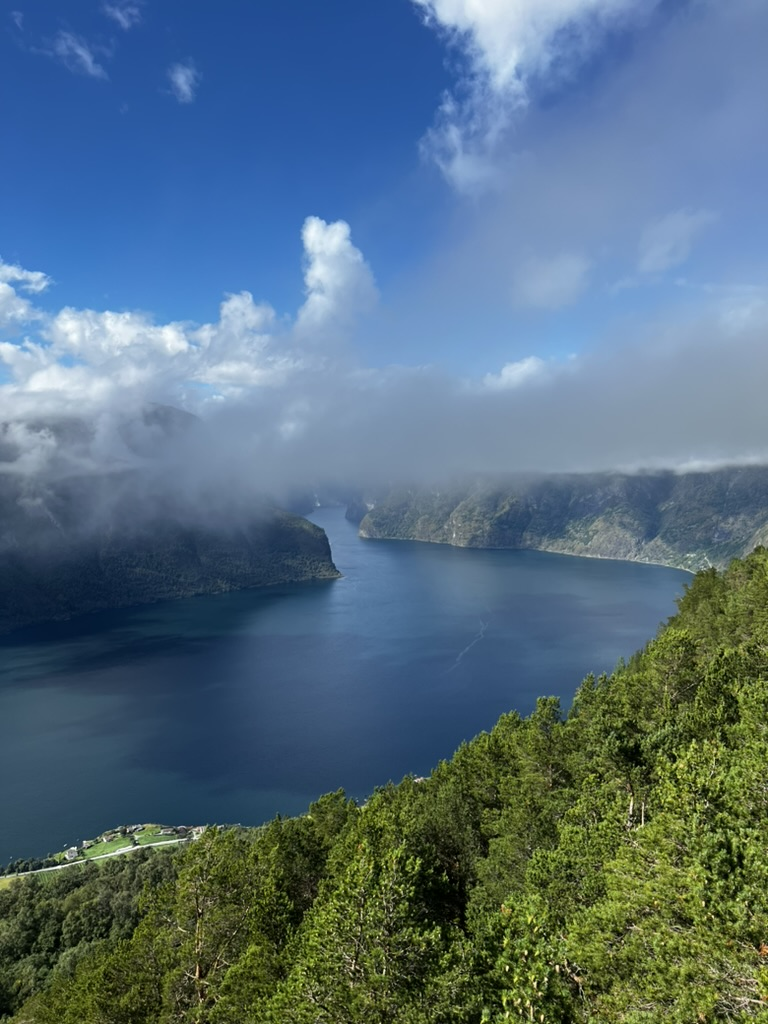
#> input picture benchmarking/image_set/landscape1.jpeg, 768 x 1024 px
$ python -i extractors.py   (imports and definitions only)   (older library calls are emulated)
#> lines starting #> are read from the running program, lines starting #| are printed output that depends on the picture
import cv2
import numpy as np
from typing import Any, Optional
from numpy.typing import NDArray
import os
import urllib.request
from loguru import logger


# [10 lines left out: function extract_canny, not called in this run]


def extract_sobel(gray_img: NDArray[Any], ksize: int = 3) -> NDArray[Any]:
    """Compute gradient magnitude using Sobel filters."""
    logger.debug("extract_sobel called with ksize={}", ksize)
    gx = cv2.Sobel(gray_img, cv2.CV_32F, 1, 0, ksize=ksize)
    gy = cv2.Sobel(gray_img, cv2.CV_32F, 0, 1, ksize=ksize)
    grad = np.sqrt(gx**2 + gy**2)
    sobel = cv2.normalize(grad, None, 0, 255, cv2.NORM_MINMAX).astype(np.uint8)  # type: ignore[call-overload]
    logger.debug("Sobel edges computed: shape={}, dtype={}", sobel.shape, sobel.dtype)
    return sobel


# [51 lines left out: functions extract_laplacian, extract_piotr, not called in this run]

>>> import cv2
>>> picture = cv2.imread('../../../../benchmarking/image_set/landscape1.jpeg', cv2.IMREAD_GRAYSCALE)
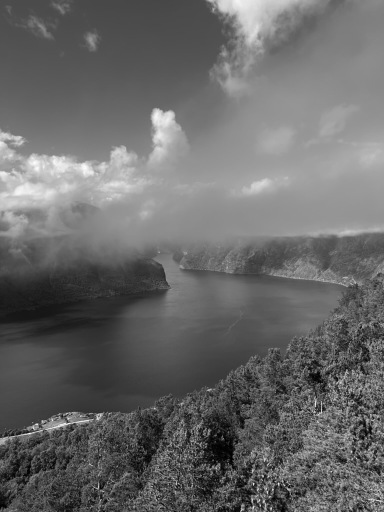
#> picture: shape (1024, 768) (shown at 1/2 size); min 0, max 255, mean 104.4
>>> result = extract_sobel(picture)
#> in extract_sobel, `gx = cv2.Sobel(gray_img, cv2.CV_32F, 1, 0, ksize=ksize)`:
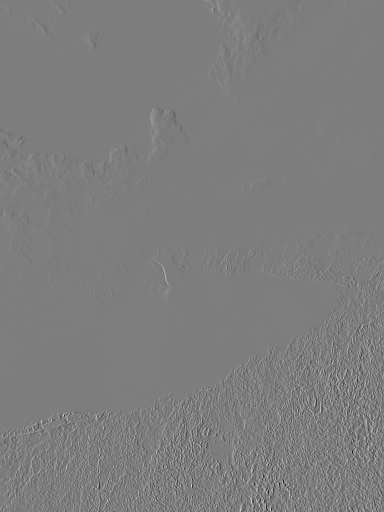
#> gx: shape (1024, 768) float32 (shown at 1/2 size); min -827, max 850, mean 0.3; drawn with min black and max white
#> in extract_sobel, `gy = cv2.Sobel(gray_img, cv2.CV_32F, 0, 1, ksize=ksize)`:
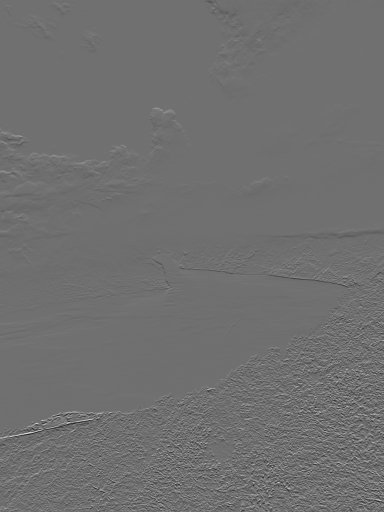
#> gy: shape (1024, 768) float32 (shown at 1/2 size); min -719, max 917, mean -0.3; drawn with min black and max white
#> in extract_sobel, `grad = np.sqrt(gx**2 + gy**2)`:
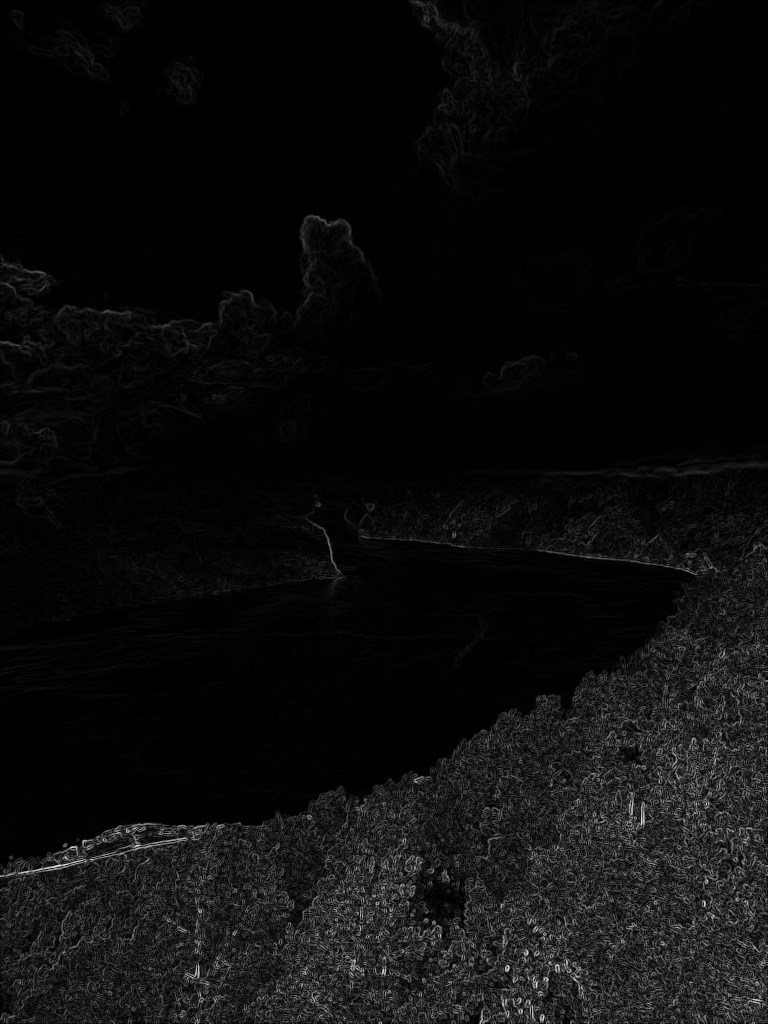
#> grad: shape (1024, 768) float32; min 0, max 946.6, mean 47.7; drawn with min black and max white

$ run again, on benchmarking/image_set/landscape2.jpeg
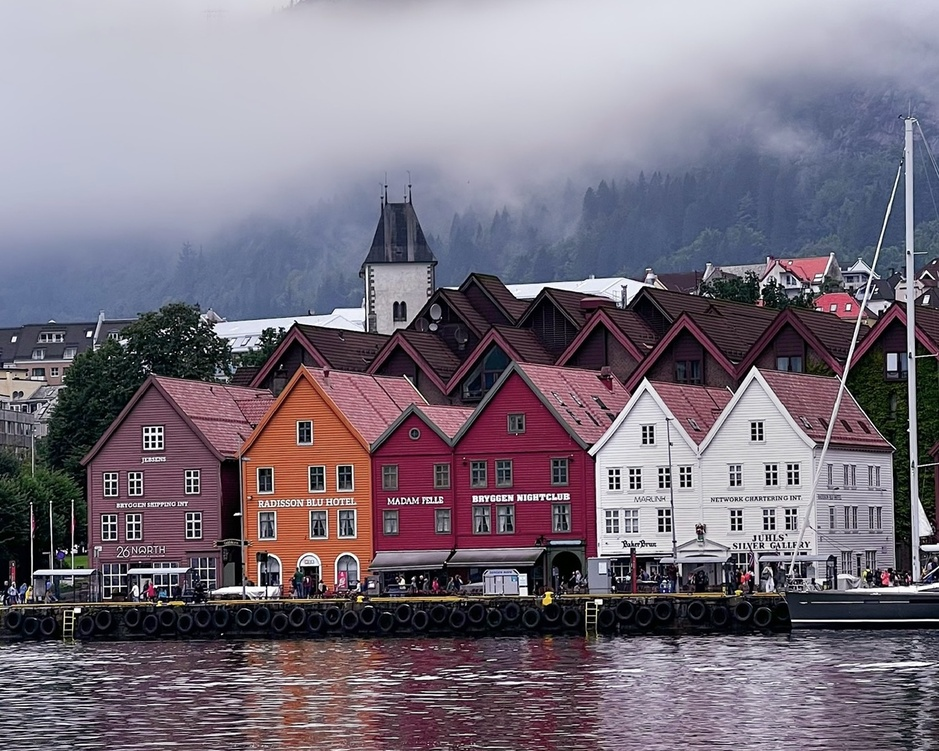
#> input picture benchmarking/image_set/landscape2.jpeg, 939 x 751 px, shrunk from 1363 x 1090 before the run
#> in extract_sobel, `gy = cv2.Sobel(gray_img, cv2.CV_32F, 0, 1, ksize=ksize)`:
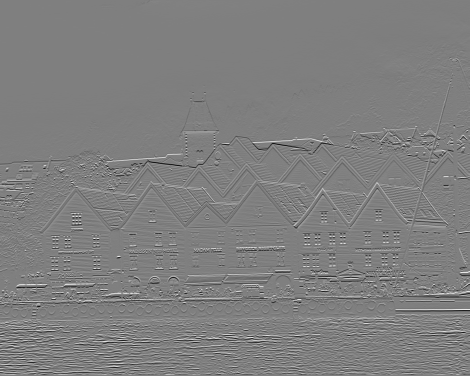
#> gy: shape (751, 939) float32 (shown at 1/2 size); min -1020, max 1020, mean -1.1; drawn with min black and max white
#> in extract_sobel, `grad = np.sqrt(gx**2 + gy**2)`:
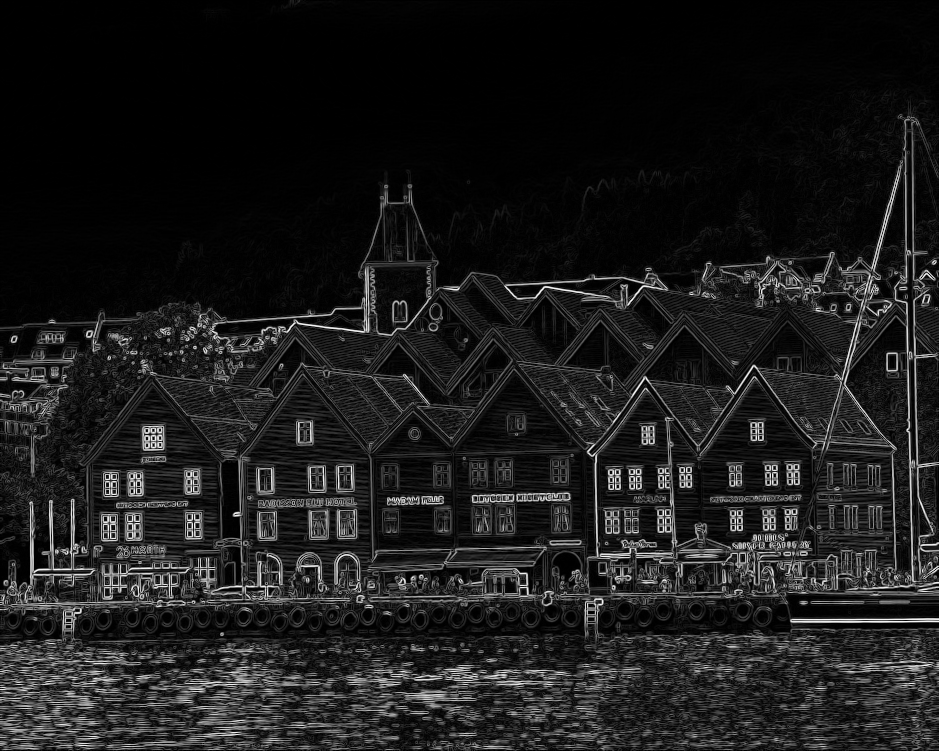
#> grad: shape (751, 939) float32; min 0, max 1053.7, mean 116.7; drawn with min black and max white

$ run again, on benchmarking/image_set/landscape3.jpeg
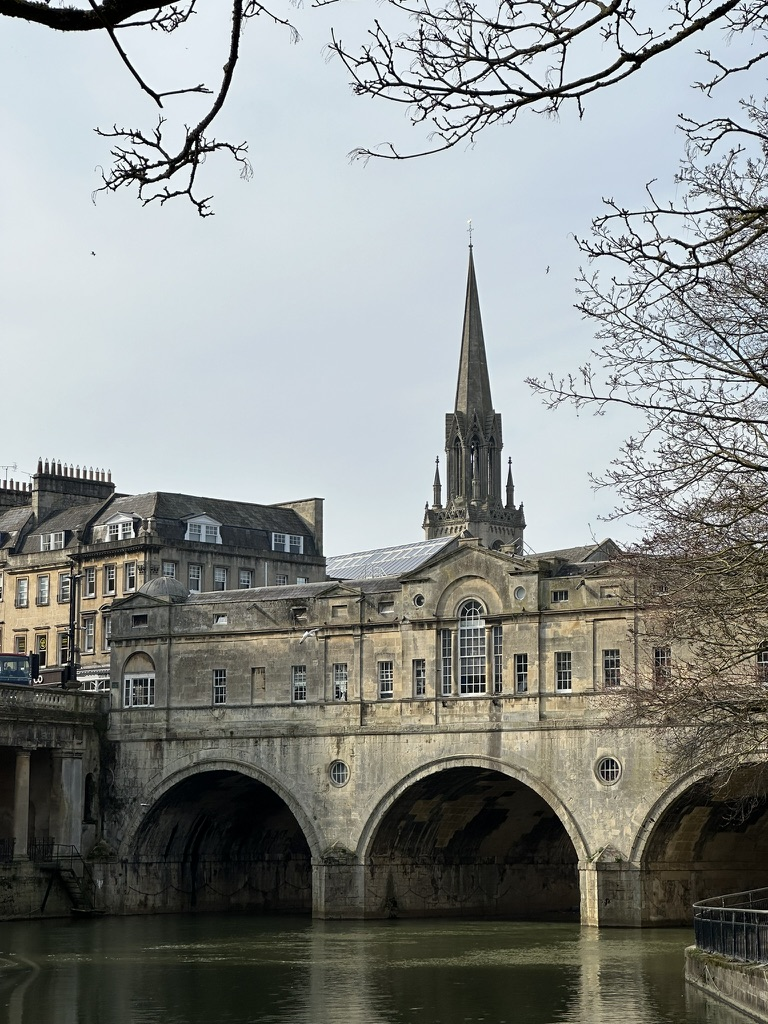
#> input picture benchmarking/image_set/landscape3.jpeg, 768 x 1024 px
#> in extract_sobel, `gy = cv2.Sobel(gray_img, cv2.CV_32F, 0, 1, ksize=ksize)`:
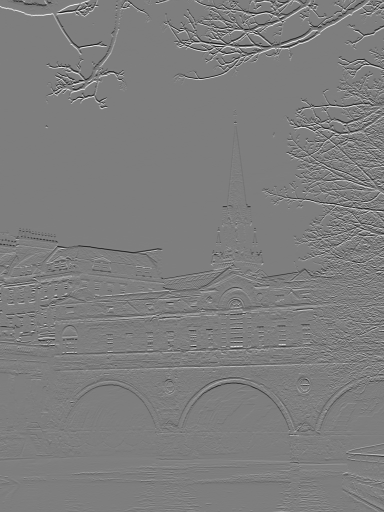
#> gy: shape (1024, 768) float32 (shown at 1/2 size); min -997, max 1016, mean -0.8; drawn with min black and max white
#> in extract_sobel, `grad = np.sqrt(gx**2 + gy**2)`:
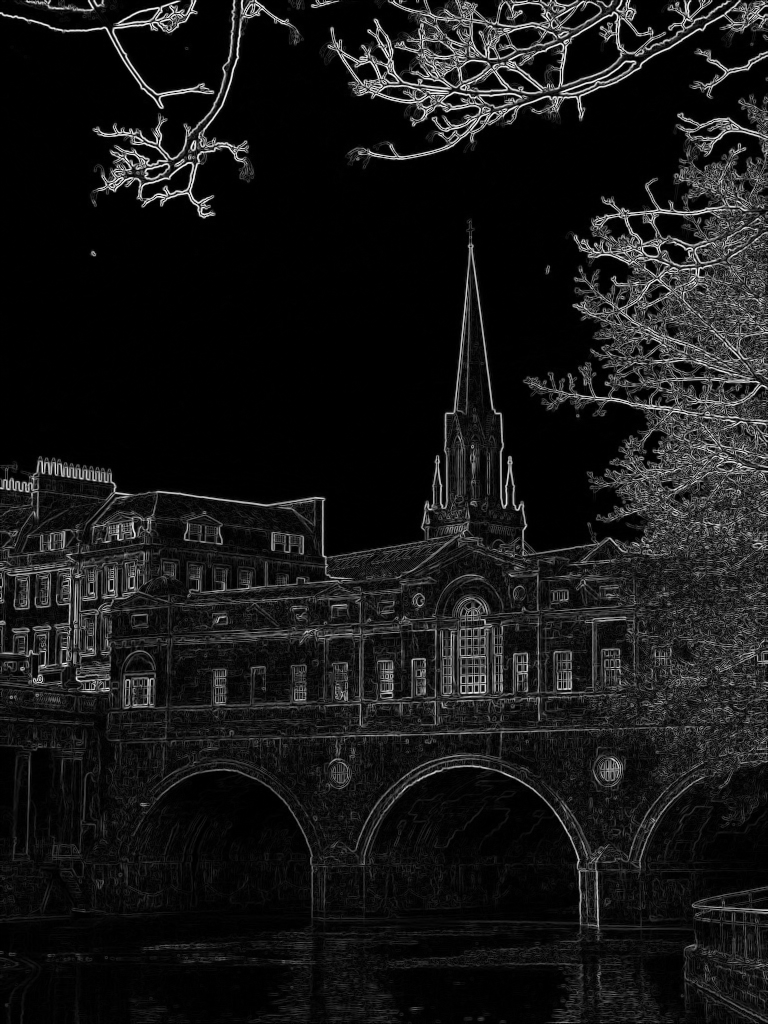
#> grad: shape (1024, 768) float32; min 0, max 1061.3, mean 97.8; drawn with min black and max white
